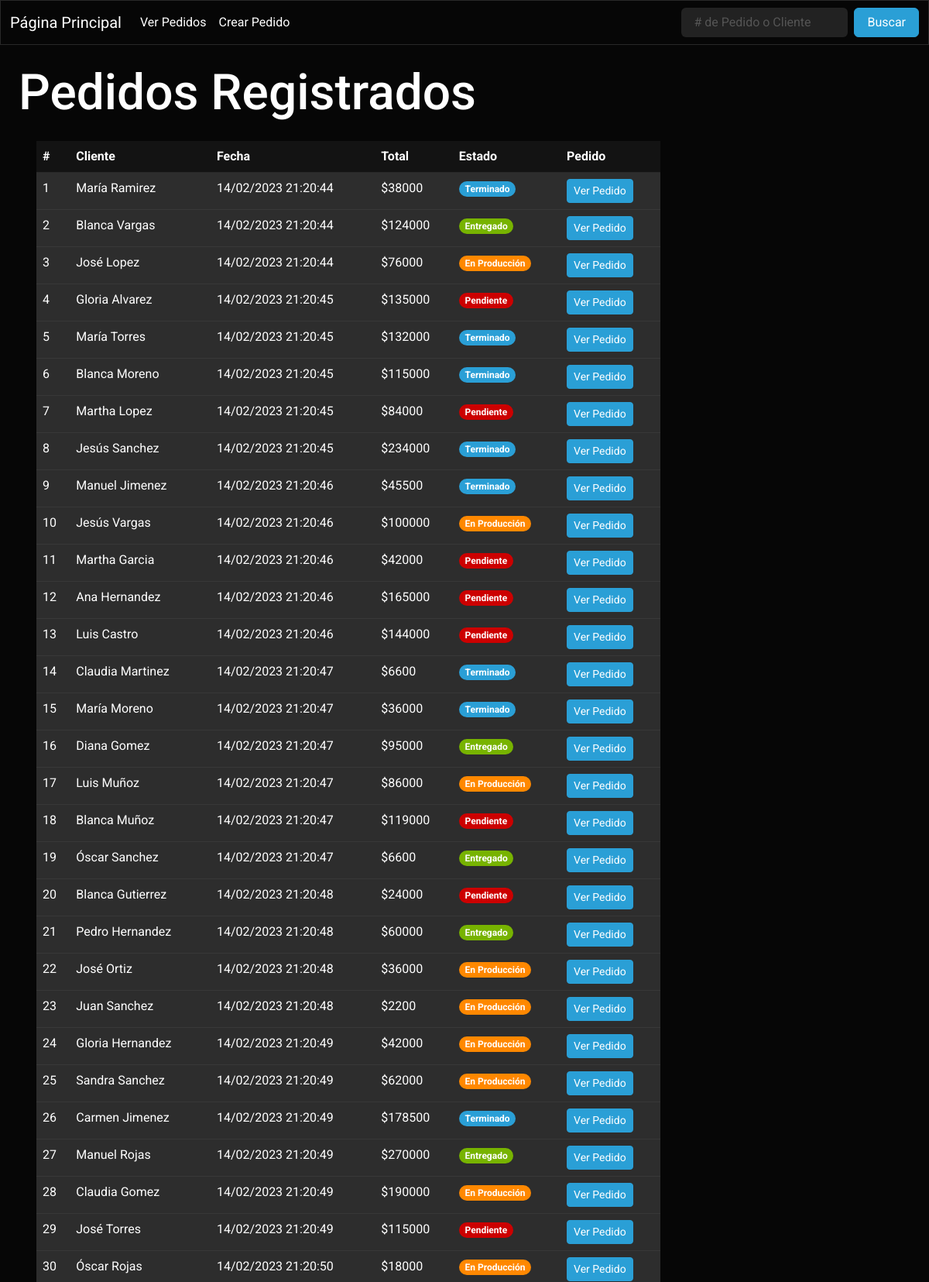
The app's page /pedidos (upper part) with its own data.
### tables this page shows
CREATE TABLE "Pedidos" ( -- Tabla que almacena los pedidos
    id INTEGER PRIMARY KEY AUTOINCREMENT NOT NULL, 
    cliente VARCHAR(255) NOT NULL,
    fecha VARCHAR(255) NOT NULL,
    total INT NOT NULL,
    estado TEXT NOT NULL,
    pedido TEXT NOT NULL
);

### app.py (the view)
@app.route('/pedidos', methods = ['GET']) # Ruta para ver los pedidos.
def pedidos():
    if request.method == 'GET':
        query = 'SELECT * FROM Pedidos' # Solicitud a realizar.
        pedidosDB = consultarQuery(query) # Se vuelcan los datos en una variable.
        return render_template('pedidos.html', pedidosDB=pedidosDB) # Devuelve la plantilla html y una variable con los pedidos.

### app.py (called while the page is built)
def crearCursor(database): # Genera un objeto cursor a traves de una base de datos.
    conn = None
    try: # Intenta conectarse a la base de datos.
        conn = sql.connect(database) # Establece conexión con la base de datos, y en caso de no existir, la crea.
    except sql.Error as error: # En caso de no lograr conectar a la DB mostrará el error por pantalla.
        print(error)
    finally: # En caso de lograr conectar, generará el objeto cursor y lo devolverá a traves de return.
        if conn:
            cursor = conn.cursor()
            return cursor, conn # Devuelve el objeto cursor y el objeto conn para cerrar la conexión a la base de datos al final.

def consultarQuery(query): # Función que realiza una consulta tomando como argumento una query SQL.
    cursor, conn = crearCursor(database) # Creando cursor y conexión con la base de datos.
    cursor.execute(query) # Ejecutar una solicitud con el cursor.
    respuesta = cursor.fetchall() # Se vuelcan los datos en una variable.
    conn.commit() # Aplicar cambios.
    conn.close() # Cerrar conexión.
    return respuesta # Se devuelven los datos recolectados.

### templates/pedidos.html (shortened to what this page needs)
{% extends "navbar.html" %}
{% block content %}
<div id="pagina">
    <h1>Pedidos Registrados</h1>
    <table class="table table-hover" id="tabla">
        <thead>
            <tr>
                <th scope="col">#</th>
                <th scope="col">Cliente</th>
                <th scope="col">Fecha</th>
                <th scope="col">Total</th>
                <th scope="col">Estado</th>
                <th scope="col">Pedido</th>
            </tr>
        </thead>
        <tbody>
            {% for pedido in pedidosDB %}
            <tr class="table-light">
                <td>{{ pedido[0] }}</td>
                <td>{{ pedido[1] }}</td>
                <td>{{ pedido[2] }}</td>
                <td>${{ pedido[3] }}</td>
                {% if pedido[4] == 'Pendiente': %}
                <td><span class="badge rounded-pill bg-danger">{{ pedido[4] }}</span></td>
                {% elif pedido[4] == 'En Producción': %}
                <td><span class="badge rounded-pill bg-warning">{{ pedido[4] }}</span></td>
                {% elif pedido[4] == 'Terminado': %}
                <td><span class="badge rounded-pill bg-primary">{{ pedido[4] }}</span></td>
                {% elif pedido[4] == 'Entregado': %}
                <td><span class="badge rounded-pill bg-success">{{ pedido[4] }}</span></td>
                {% else: %}
                <td><span class="badge rounded-pill bg-dark">{{ pedido[4] }}</span></td>
                {% endif %}
                <td><a href="{{url_for('verPedido', id=pedido[0])}}" class="btn btn-primary btn-sm">Ver Pedido</a></td>
            </tr>
            {% endfor %}
        </tbody>
    </table>
</div>
{% endblock %}

### templates/navbar.html (shortened to what this page needs)
<!DOCTYPE html>
<html lang="en">
<head>
    <link rel="stylesheet" href="{{ url_for('static', filename='css/main.css') }}">
    <link rel="stylesheet" href="{{ url_for('static', filename='css/normalize.css') }}">
    <link rel="stylesheet" href="{{ url_for('static', filename='css/bootstrap.min.css') }}">
</head>
<body>
    <header>
        <nav class="navbar navbar-expand-lg navbar-dark bg-dark">
            <div class="container-fluid">
            <a class="navbar-brand" href="/">Página Principal</a>
            <div class="collapse navbar-collapse" id="navbarColor02">
                <ul class="navbar-nav me-auto">
                <li class="nav-item">
                    <a class="nav-link active" href="/pedidos">Ver Pedidos
                    </a>
                </li>
                <li class="nav-item">
                    <a class="nav-link active" href="/nuevo_pedido">Crear Pedido</a>
                </li>
                </ul>
                <form class="d-flex" action="/buscar_pedido" method="post">
                    <input class="form-control me-sm-2 bg-light text-dark" id="POST-name" type="integer" name="buscar" placeholder="# de Pedido o Cliente">
                    <button class="btn btn-primary my-2 my-sm-0" type="submit" value="Buscar">Buscar</button>
                </form>
            </div>
            </div>
        </nav>
    </header>
    {% block content %}
    {% endblock %}
</body>
</html>

### static/css/main.css (style rules this page uses)
body { font-family: system-ui, -apple-system, BlinkMacSystemFont, 'Segoe UI', Roboto, Oxygen, Ubuntu, Cantarell, 'Open Sans', 'Helvetica Neue', sans-serif; background-color: black; color: white; }
a { text-decoration: none !important; }
#pagina { margin: 2%; }
#tabla { margin: 2%; max-width: 70%; }

### records on screen
Pedidos: id "1", cliente "María Ramirez", fecha "14/02/2023 21:20:44", total "38000", estado "Terminado"
Pedidos: id "2", cliente "Blanca Vargas", fecha "14/02/2023 21:20:44", total "124000", estado "Entregado"
Pedidos: id "3", cliente "José Lopez", fecha "14/02/2023 21:20:44", total "76000", estado "En Producción"
Pedidos: id "4", cliente "Gloria Alvarez", fecha "14/02/2023 21:20:45", total "135000", estado "Pendiente"
Pedidos: id "5", cliente "María Torres", fecha "14/02/2023 21:20:45", total "132000", estado "Terminado"
Pedidos: id "6", cliente "Blanca Moreno", fecha "14/02/2023 21:20:45", total "115000", estado "Terminado"
Pedidos: id "7", cliente "Martha Lopez", fecha "14/02/2023 21:20:45", total "84000", estado "Pendiente"
Pedidos: id "8", cliente "Jesús Sanchez", fecha "14/02/2023 21:20:45", total "234000", estado "Terminado"
Pedidos: id "9", cliente "Manuel Jimenez", fecha "14/02/2023 21:20:46", total "45500", estado "Terminado"
Pedidos: id "10", cliente "Jesús Vargas", fecha "14/02/2023 21:20:46", total "100000", estado "En Producción"
Pedidos: id "11", cliente "Martha Garcia", fecha "14/02/2023 21:20:46", total "42000", estado "Pendiente"
Pedidos: id "12", cliente "Ana Hernandez", fecha "14/02/2023 21:20:46", total "165000", estado "Pendiente"
Pedidos: id "13", cliente "Luis Castro", fecha "14/02/2023 21:20:46", total "144000", estado "Pendiente"
Pedidos: id "14", cliente "Claudia Martinez", fecha "14/02/2023 21:20:47", total "6600", estado "Terminado"
Pedidos: id "15", cliente "María Moreno", fecha "14/02/2023 21:20:47", total "36000", estado "Terminado"
Pedidos: id "16", cliente "Diana Gomez", fecha "14/02/2023 21:20:47", total "95000", estado "Entregado"
Pedidos: id "17", cliente "Luis Muñoz", fecha "14/02/2023 21:20:47", total "86000", estado "En Producción"
Pedidos: id "18", cliente "Blanca Muñoz", fecha "14/02/2023 21:20:47", total "119000", estado "Pendiente"
Pedidos: id "19", cliente "Óscar Sanchez", fecha "14/02/2023 21:20:47", total "6600", estado "Entregado"
Pedidos: id "20", cliente "Blanca Gutierrez", fecha "14/02/2023 21:20:48", total "24000", estado "Pendiente"
Pedidos: id "21", cliente "Pedro Hernandez", fecha "14/02/2023 21:20:48", total "60000", estado "Entregado"
Pedidos: id "22", cliente "José Ortiz", fecha "14/02/2023 21:20:48", total "36000", estado "En Producción"
Pedidos: id "23", cliente "Juan Sanchez", fecha "14/02/2023 21:20:48", total "2200", estado "En Producción"
Pedidos: id "24", cliente "Gloria Hernandez", fecha "14/02/2023 21:20:49", total "42000", estado "En Producción"
Pedidos: id "25", cliente "Sandra Sanchez", fecha "14/02/2023 21:20:49", total "62000", estado "En Producción"
Pedidos: id "26", cliente "Carmen Jimenez", fecha "14/02/2023 21:20:49", total "178500", estado "Terminado"
Pedidos: id "27", cliente "Manuel Rojas", fecha "14/02/2023 21:20:49", total "270000", estado "Entregado"
Pedidos: id "28", cliente "Claudia Gomez", fecha "14/02/2023 21:20:49", total "190000", estado "En Producción"
Pedidos: id "29", cliente "José Torres", fecha "14/02/2023 21:20:49", total "115000", estado "Pendiente"
Pedidos: id "30", cliente "Óscar Rojas", fecha "14/02/2023 21:20:50", total "18000", estado "En Producción"
